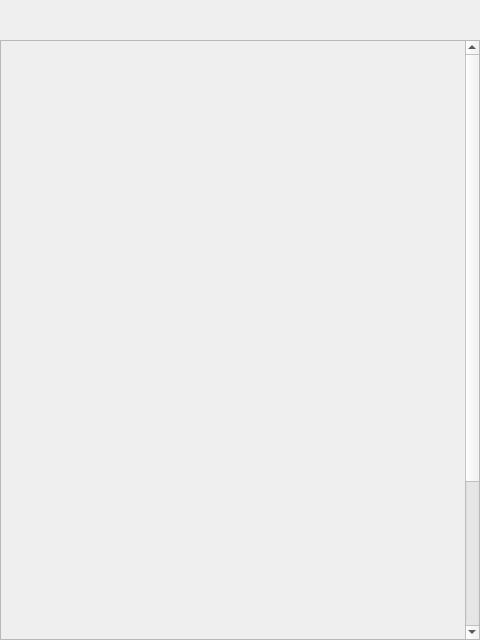
<?xml version="1.0" encoding="UTF-8"?>
<ui version="4.0">
 <class>MainWindow</class>
 <widget class="QMainWindow" name="MainWindow">
  <property name="geometry">
   <rect>
    <x>0</x>
    <y>0</y>
    <width>480</width>
    <height>640</height>
   </rect>
  </property>
  <property name="windowTitle">
   <string>MainWindow</string>
  </property>
  <widget class="QWidget" name="centralWidget">
   <widget class="QWidget" name="navigation" native="true">
    <property name="geometry">
     <rect>
      <x>0</x>
      <y>0</y>
      <width>480</width>
      <height>40</height>
     </rect>
    </property>
   </widget>
   <widget class="QScrollArea" name="scrollArea">
    <property name="geometry">
     <rect>
      <x>0</x>
      <y>40</y>
      <width>480</width>
      <height>600</height>
     </rect>
    </property>
    <property name="sizePolicy">
     <sizepolicy hsizetype="Fixed" vsizetype="Fixed">
      <horstretch>0</horstretch>
      <verstretch>0</verstretch>
     </sizepolicy>
    </property>
    <property name="mouseTracking">
     <bool>true</bool>
    </property>
    <property name="verticalScrollBarPolicy">
     <enum>Qt::ScrollBarAsNeeded</enum>
    </property>
    <property name="horizontalScrollBarPolicy">
     <enum>Qt::ScrollBarAlwaysOff</enum>
    </property>
    <property name="widgetResizable">
     <bool>false</bool>
    </property>
    <widget class="QWidget" name="contents">
     <property name="geometry">
      <rect>
       <x>0</x>
       <y>0</y>
       <width>478</width>
       <height>800</height>
      </rect>
     </property>
     <property name="sizePolicy">
      <sizepolicy hsizetype="Expanding" vsizetype="Expanding">
       <horstretch>0</horstretch>
       <verstretch>0</verstretch>
      </sizepolicy>
     </property>
     <layout class="QVBoxLayout" name="verticalLayout"/>
    </widget>
   </widget>
  </widget>
 </widget>
 <layoutdefault spacing="6" margin="11"/>
 <resources/>
 <connections/>
</ui>
